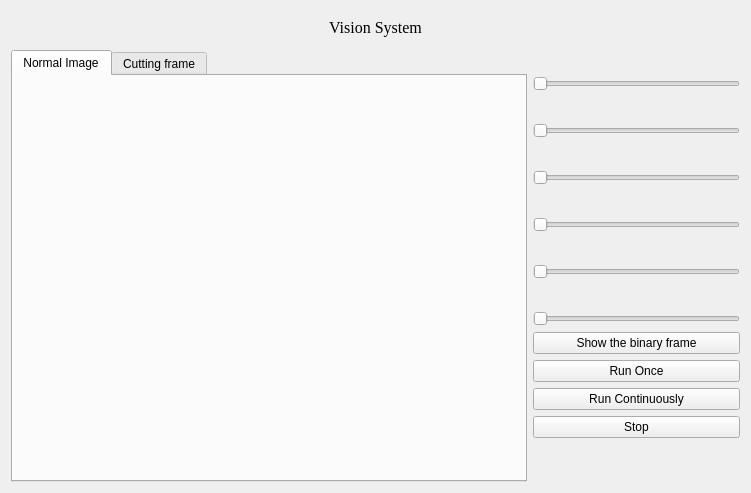
<?xml version="1.0" encoding="UTF-8"?>
<ui version="4.0">
 <class>Form</class>
 <widget class="QWidget" name="Form">
  <property name="geometry">
   <rect>
    <x>0</x>
    <y>0</y>
    <width>751</width>
    <height>493</height>
   </rect>
  </property>
  <property name="windowTitle">
   <string>Form</string>
  </property>
  <layout class="QVBoxLayout" name="verticalLayout_2">
   <item>
    <layout class="QVBoxLayout" name="verticalLayout" stretch="1,13">
     <item>
      <widget class="QLabel" name="label">
       <property name="font">
        <font>
         <family>Times New Roman</family>
         <pointsize>12</pointsize>
        </font>
       </property>
       <property name="text">
        <string>Vision System</string>
       </property>
       <property name="alignment">
        <set>Qt::AlignCenter</set>
       </property>
      </widget>
     </item>
     <item>
      <layout class="QHBoxLayout" name="horizontalLayout" stretch="5,2">
       <item>
        <layout class="QVBoxLayout" name="verticalLayout_3" stretch="5">
         <item>
          <widget class="QTabWidget" name="image_display">
           <property name="tabShape">
            <enum>QTabWidget::Rounded</enum>
           </property>
           <property name="currentIndex">
            <number>0</number>
           </property>
           <property name="tabsClosable">
            <bool>false</bool>
           </property>
           <property name="movable">
            <bool>false</bool>
           </property>
           <widget class="QWidget" name="tab">
            <attribute name="title">
             <string>Normal Image</string>
            </attribute>
            <layout class="QVBoxLayout" name="verticalLayout_6">
             <item>
              <layout class="QVBoxLayout" name="verticalLayout_5">
               <item>
                <widget class="VisionCameraImage" name="normal_image">
                 <property name="text">
                  <string/>
                 </property>
                </widget>
               </item>
              </layout>
             </item>
            </layout>
           </widget>
           <widget class="QWidget" name="tab_2">
            <attribute name="title">
             <string>Cutting frame</string>
            </attribute>
            <layout class="QVBoxLayout" name="verticalLayout_8">
             <item>
              <layout class="QVBoxLayout" name="verticalLayout_9">
               <item>
                <widget class="VisionCameraImage" name="cutting_frame">
                 <property name="text">
                  <string/>
                 </property>
                </widget>
               </item>
              </layout>
             </item>
            </layout>
           </widget>
          </widget>
         </item>
        </layout>
       </item>
       <item>
        <layout class="QVBoxLayout" name="verticalLayout_4" stretch="0,0,0,0,0,0,0,0,0,8">
         <item>
          <layout class="QVBoxLayout" name="verticalLayout_14">
           <item>
            <layout class="QHBoxLayout" name="horizontalLayout_7">
             <item>
              <widget class="EditableLabel" name="predicted_time_label">
               <property name="text">
                <string/>
               </property>
              </widget>
             </item>
             <item>
              <spacer name="horizontalSpacer_6">
               <property name="orientation">
                <enum>Qt::Horizontal</enum>
               </property>
               <property name="sizeHint" stdset="0">
                <size>
                 <width>40</width>
                 <height>20</height>
                </size>
               </property>
              </spacer>
             </item>
            </layout>
           </item>
           <item>
            <widget class="ControllableSlider" name="predicted_time_slider">
             <property name="maximum">
              <number>500</number>
             </property>
             <property name="orientation">
              <enum>Qt::Horizontal</enum>
             </property>
            </widget>
           </item>
          </layout>
         </item>
         <item>
          <layout class="QVBoxLayout" name="verticalLayout_13">
           <item>
            <layout class="QHBoxLayout" name="horizontalLayout_6">
             <item>
              <widget class="EditableLabel" name="grabbing_delay_label">
               <property name="text">
                <string/>
               </property>
              </widget>
             </item>
             <item>
              <spacer name="horizontalSpacer_5">
               <property name="orientation">
                <enum>Qt::Horizontal</enum>
               </property>
               <property name="sizeHint" stdset="0">
                <size>
                 <width>40</width>
                 <height>20</height>
                </size>
               </property>
              </spacer>
             </item>
            </layout>
           </item>
           <item>
            <widget class="ControllableSlider" name="grabbing_delay_slider">
             <property name="maximum">
              <number>2000</number>
             </property>
             <property name="orientation">
              <enum>Qt::Horizontal</enum>
             </property>
            </widget>
           </item>
          </layout>
         </item>
         <item>
          <layout class="QVBoxLayout" name="verticalLayout_12">
           <item>
            <layout class="QHBoxLayout" name="horizontalLayout_5">
             <item>
              <widget class="EditableLabel" name="moving_delay_label">
               <property name="text">
                <string/>
               </property>
              </widget>
             </item>
             <item>
              <spacer name="horizontalSpacer_4">
               <property name="orientation">
                <enum>Qt::Horizontal</enum>
               </property>
               <property name="sizeHint" stdset="0">
                <size>
                 <width>40</width>
                 <height>20</height>
                </size>
               </property>
              </spacer>
             </item>
            </layout>
           </item>
           <item>
            <widget class="ControllableSlider" name="moving_delay_slider">
             <property name="maximum">
              <number>50</number>
             </property>
             <property name="orientation">
              <enum>Qt::Horizontal</enum>
             </property>
            </widget>
           </item>
          </layout>
         </item>
         <item>
          <layout class="QVBoxLayout" name="verticalLayout_10">
           <item>
            <layout class="QHBoxLayout" name="horizontalLayout_4">
             <item>
              <widget class="EditableLabel" name="binary_threshold_label">
               <property name="text">
                <string/>
               </property>
              </widget>
             </item>
             <item>
              <spacer name="horizontalSpacer_2">
               <property name="orientation">
                <enum>Qt::Horizontal</enum>
               </property>
               <property name="sizeHint" stdset="0">
                <size>
                 <width>40</width>
                 <height>20</height>
                </size>
               </property>
              </spacer>
             </item>
            </layout>
           </item>
           <item>
            <widget class="ControllableSlider" name="binary_threshold_slider">
             <property name="maximum">
              <number>255</number>
             </property>
             <property name="orientation">
              <enum>Qt::Horizontal</enum>
             </property>
            </widget>
           </item>
          </layout>
         </item>
         <item>
          <layout class="QVBoxLayout" name="verticalLayout_7">
           <item>
            <layout class="QHBoxLayout" name="horizontalLayout_2">
             <item>
              <widget class="EditableLabel" name="limit_area_label">
               <property name="text">
                <string/>
               </property>
              </widget>
             </item>
             <item>
              <spacer name="horizontalSpacer">
               <property name="orientation">
                <enum>Qt::Horizontal</enum>
               </property>
               <property name="sizeHint" stdset="0">
                <size>
                 <width>40</width>
                 <height>20</height>
                </size>
               </property>
              </spacer>
             </item>
            </layout>
           </item>
           <item>
            <widget class="ControllableSlider" name="limit_area_slider">
             <property name="maximum">
              <number>3000</number>
             </property>
             <property name="orientation">
              <enum>Qt::Horizontal</enum>
             </property>
            </widget>
           </item>
           <item>
            <layout class="QVBoxLayout" name="verticalLayout_11">
             <item>
              <layout class="QHBoxLayout" name="horizontalLayout_3">
               <item>
                <widget class="EditableLabel" name="speed_label">
                 <property name="text">
                  <string/>
                 </property>
                </widget>
               </item>
               <item>
                <spacer name="horizontalSpacer_3">
                 <property name="orientation">
                  <enum>Qt::Horizontal</enum>
                 </property>
                 <property name="sizeHint" stdset="0">
                  <size>
                   <width>40</width>
                   <height>20</height>
                  </size>
                 </property>
                </spacer>
               </item>
              </layout>
             </item>
             <item>
              <widget class="ControllableSlider" name="speed_slider">
               <property name="maximum">
                <number>2000</number>
               </property>
               <property name="orientation">
                <enum>Qt::Horizontal</enum>
               </property>
              </widget>
             </item>
            </layout>
           </item>
          </layout>
         </item>
         <item>
          <widget class="QPushButton" name="show_binary_frame_btn">
           <property name="text">
            <string>Show the binary frame</string>
           </property>
          </widget>
         </item>
         <item>
          <widget class="QPushButton" name="run_once_btn">
           <property name="text">
            <string>Run Once</string>
           </property>
          </widget>
         </item>
         <item>
          <widget class="QPushButton" name="run_continuously_btn">
           <property name="text">
            <string>Run Continuously</string>
           </property>
          </widget>
         </item>
         <item>
          <widget class="QPushButton" name="stop_btn">
           <property name="text">
            <string>Stop</string>
           </property>
          </widget>
         </item>
         <item>
          <spacer name="verticalSpacer">
           <property name="orientation">
            <enum>Qt::Vertical</enum>
           </property>
           <property name="sizeHint" stdset="0">
            <size>
             <width>20</width>
             <height>40</height>
            </size>
           </property>
          </spacer>
         </item>
        </layout>
       </item>
      </layout>
     </item>
    </layout>
   </item>
  </layout>
 </widget>
 <customwidgets>
  <customwidget>
   <class>VisionCameraImage</class>
   <extends>QLabel</extends>
   <header>src/views</header>
  </customwidget>
  <customwidget>
   <class>EditableLabel</class>
   <extends>QLabel</extends>
   <header>src/views/components</header>
  </customwidget>
  <customwidget>
   <class>ControllableSlider</class>
   <extends>QSlider</extends>
   <header>src/views/components</header>
  </customwidget>
 </customwidgets>
 <resources/>
 <connections/>
</ui>
